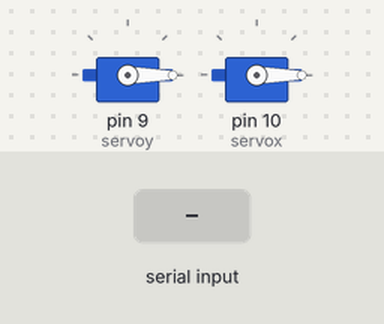
A sketch run on a simulated Arduino Uno, built with avr-gcc and run on an emulated ATmega328P. Shown: 2 × servo. The inputs (shaded band) are chosen by the test bench.

Above: at 1.2 s.
1.3 s: "1" received over Serial
At 1.7 s:
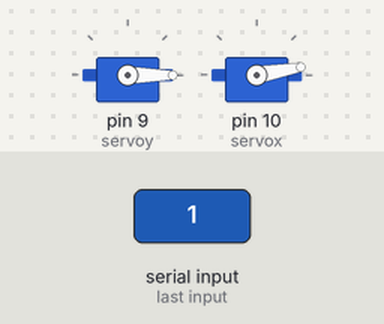
2.8 s: byte 1 (1) received over Serial
At 4.0 s:
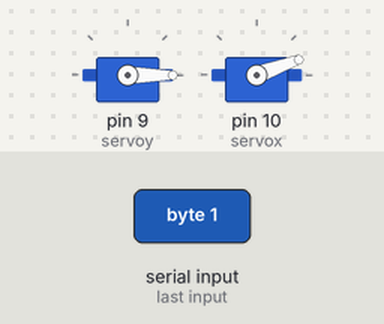
4.3 s: "2" received over Serial
At 5.2 s:
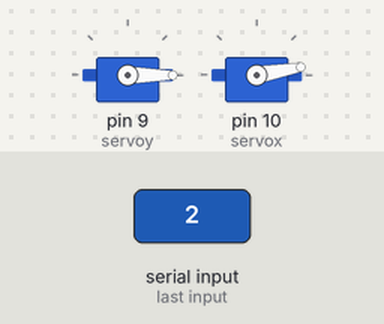
Timing chart, 0 to 7.3 s (numbered marks = the images above; inputs shaded):
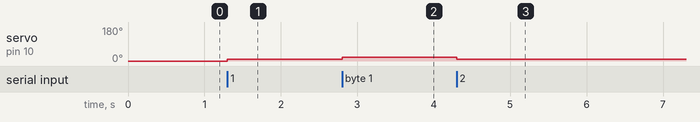

Measured:
- after the input at 1.3 s, servo on pin 10 (servox): 0° → 10° at once
- after the input at 2.8 s, servo on pin 10 (servox): 10° → 20° at once
- after the input at 4.3 s, servo on pin 10 (servox): 20° → 10° at once

The sketch:

arduino_2_motors.ino
```cpp
//by Bishal Shrestha
//header...call function library
#include <Servo.h>

Servo servox;
Servo servoy;

// User input for servo and position
int UserIn[3];    // raw input from serial buffer, 3 bytes
int ini_byt;       // start byte, begin reading input//initial byte
int servo_num;           // which servo to pulse?
int pos;             // servo angle 0-180
int i;               // iterator
int t=0;    //variable to move to according angle
int u=0;


// Common servo setup values
int mini_Pul = 0;   // minimum servo position, us (microseconds)
int maxi_Pul = 120;  // maximum servo position, us


void setup()
{
  servoy.attach(9, mini_Pul, maxi_Pul); // Attach each Servo object to a digital pin
  servox.attach(10, mini_Pul, maxi_Pul); // Attach each Servo object to a digital pin
  Serial.begin(115200); // Open the serial connection, 9600 baud

  servoy.write(u);
  servox.write(t);
}


void loop()
{
  if (Serial.available() > 0) // Wait for serial input (min 3 bytes in buffer)
    {                 //Serial.println("Inside");


      pos = Serial.read();// Read the first byte

//      if (ini_byt == 58) // If it's really the startbyte (25
//                UserIn[i] = Serial.read();
//              }
//          servo_num = UserIn[0];// First byte = servo to move?
//          pos = UserIn[1];// Second byte = which position?
//          if (pos == 255) // Packet error checking and recovery
//              {
//                servo_num = 255;
//                Serial.println("Moving0");
//              }
    // ----------X-axis--------------
          if (pos==49 || pos==1 & mini_Pul<t<maxi_Pul)//1=49
            {
              t=t+10;
              servox.write(t);
            }
         else if (pos==50 & mini_Pul<t<maxi_Pul)//2=50
           {
             t=t-10;

             servox.write(t);
           }
           else if (pos==48 & mini_Pul<t<maxi_Pul) //0
          {
            servox.write(t);
          }
      // ----------Y-axis--------------
           else if (pos==51 & mini_Pul<t<maxi_Pul)//3=51
           {
             u=u-10;
             servoy.write(u);
           }
           else if (pos==52 & mini_Pul<t<maxi_Pul)//4=52
           {
             u=u+10;
             servoy.write(u);
           }
           else if (pos==53 & mini_Pul<t<maxi_Pul)//5=53
           {
             servoy.write(u);
           }


           Serial.flush();
//        }
    }
}
```
